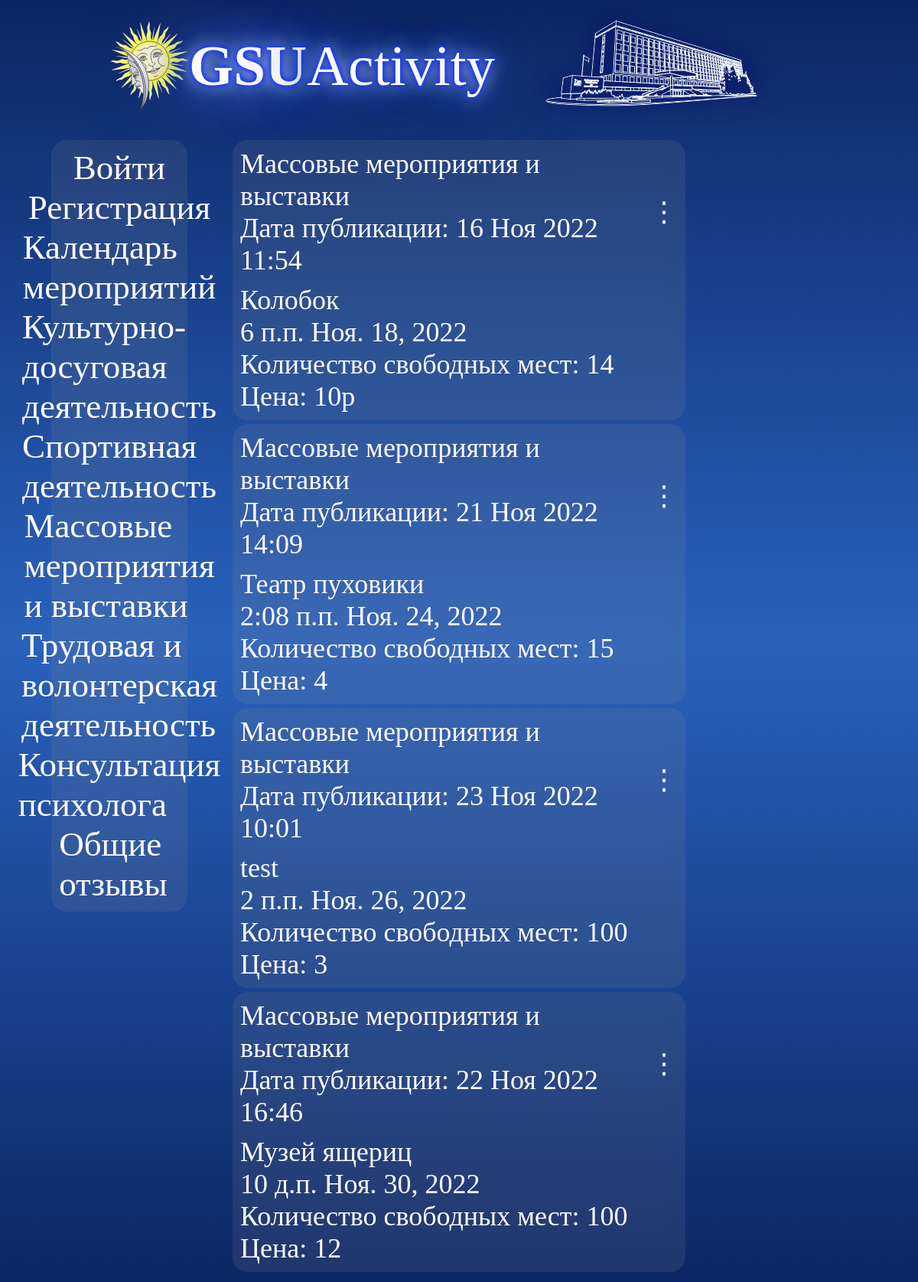
Page /mass/ on the earlier database version.
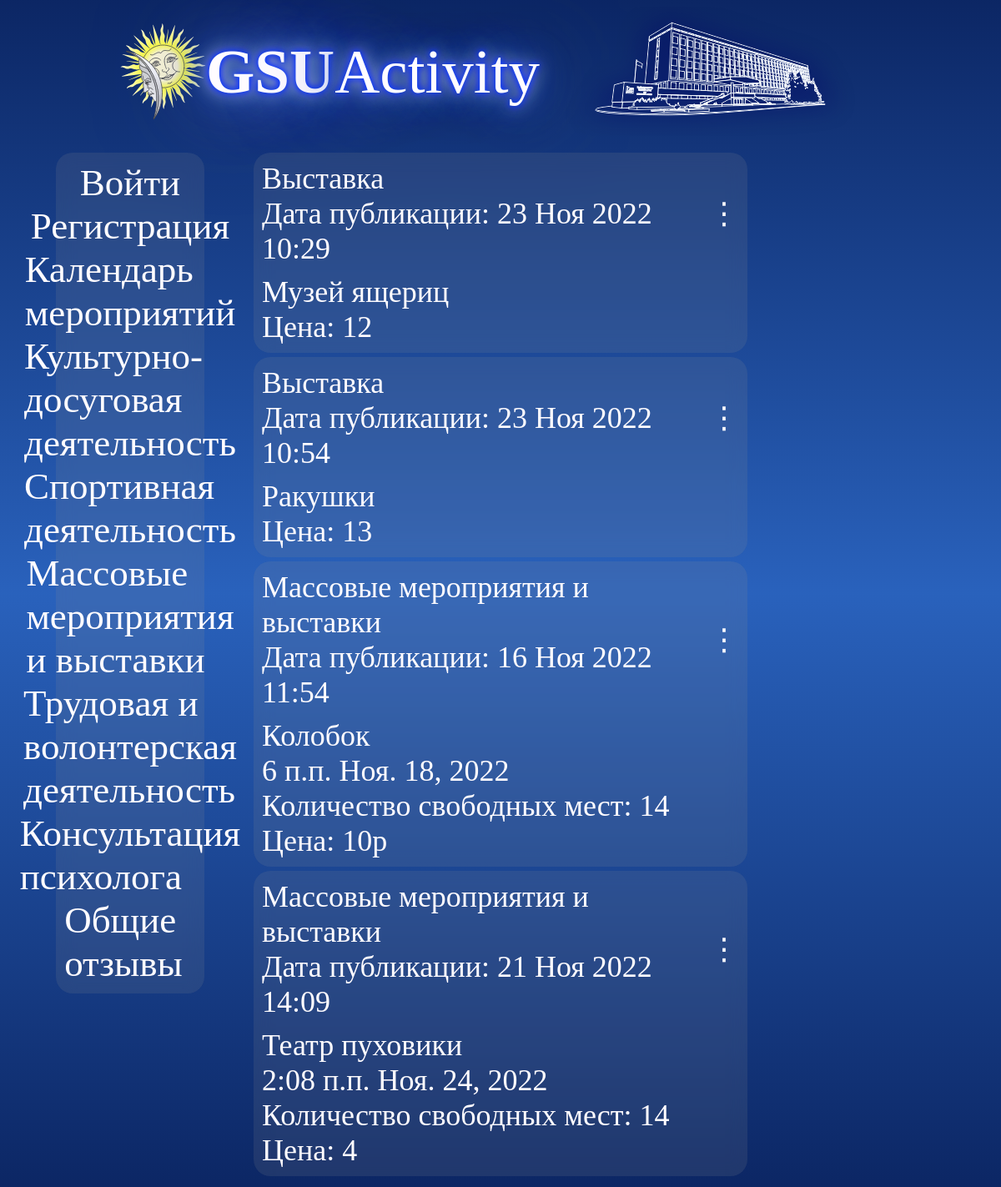
Same page on the later database version.
### news/models.py (models this page shows, shortened)
class Post(models.Model):
    tag = (
        ('cult','Культурно-досуговая деятельность'),
        ('sport','Спортивная деятельность'),
        ('mass','Массовые мероприятия и выставки'),
        ('trud','Трудовая и волонтерская деятельность'),
        )
    name = models.CharField(null=True, blank=False,max_length=100)
    content = models.TextField(null=True, blank=False)
    image = models.ImageField(upload_to='image/%Y/%m/%d/', blank=True, null=True)
    file = models.FileField(upload_to='files/%Y/%m/%d/', blank=True, null=True)
    video = models.FileField(upload_to='video/%Y/%m/%d/', blank=True, null=True)
    audio = models.FileField(upload_to='audio/%Y/%m/%d/', blank=True, null=True)
    author = models.ForeignKey(AdvUser, on_delete=models.CASCADE, null=True)
    pubdate = models.DateTimeField(auto_now_add=True, db_index=True, verbose_name='Publication date')
    eventtime = models.TimeField(db_index=True,null=True,blank=False)
    eventdate = models.DateField(db_index=True,null=True,blank=False)
    stoim = models.CharField(null = True, blank = False, max_length=10)
    mesta = models.IntegerField(null = True, blank = False,default=2,validators=[MinValueValidator(0)])
    tags = models.CharField( blank = False,choices=tag, max_length=50)
    zapisi = models.ManyToManyField(AdvUser, related_name='Записаные',blank=True)
    class Meta:
        verbose_name_plural = 'События'
        verbose_name = 'Событие'
        ordering = ['eventdate']

class Vist(models.Model):
    name = models.CharField(null=True, blank=False,max_length=100)
    content = models.TextField(null=True, blank=False)
    image = models.ImageField(upload_to='image/%Y/%m/%d/', blank=True, null=True)
    file = models.FileField(upload_to='files/%Y/%m/%d/', blank=True, null=True)
    video = models.FileField(upload_to='video/%Y/%m/%d/', blank=True, null=True)
    audio = models.FileField(upload_to='audio/%Y/%m/%d/', blank=True, null=True)
    author = models.ForeignKey(AdvUser, on_delete=models.CASCADE, null=True)
    pubdate = models.DateTimeField(auto_now_add=True, db_index=True, verbose_name='Publication date')
    stoim = models.CharField(null = True, blank = False, max_length=10)
    event = models.ManyToManyField(Event,related_name='Даты',blank=True)
    zapisi = models.ManyToManyField(AdvUser, related_name='Записи',blank=True)
    class Meta:
        verbose_name_plural = 'Выставки'
        verbose_name = 'Выставка'
        ordering = ['pubdate']

### news/views.py (the view)
# urls.py: path('mass/', mass, name='mass'),
def mass(request):
	posts = Post.objects.all()
	vists = Vist.objects.all()
	your_zapisi = Post.objects.filter(zapisi=request.user.id)
	return render(request, 'news/mass.html', {'posts': posts,'your_zapisi':your_zapisi,'vists':vists})

### news/templates/news/mass.html (shortened to what this page needs)
{% extends "layout/basic.html" %}
{% block content %}
{% if vists %}
{% for vist in vists %}
	<div class="post">
		<div class="post-author">
			<div class="post-author-a">
			    <div>
					Выставка <br>
					Дата публикации: {{ vist.pubdate|date:"d M Y H:i" }}
				</div>
			</div>
			<div class="post-author-b">
				<a href="{% url 'news:detail_v' pk=vist.pk %}" class="link">⋮</a>
			</div>
		</div>
		<div class="post-content">
			{{ vist.name}}<br>
			Цена: {{ vist.stoim }}<br>
		</div>
	</div>
{% endfor %}
{% endif %}
{% if posts %}
{% for post in posts %}
{% if post.tags == 'mass' %}
	<div class="post">
		<div class="post-author">
			<div class="post-author-a">
			    <div>
					{% if post.tags == 'mass' %}
					<a href="{% url 'news:mass' %}" class="link">{{ post.get_tags_display}}</a><br>
					{% endif %}
					Дата публикации: {{ post.pubdate|date:"d M Y H:i" }}
				</div>
			</div>
			<div class="post-author-b">
				<a href="{% url 'news:detail' pk=post.pk %}" class="link">⋮</a>
			</div>
		</div>
		<div class="post-content">
			{{ post.name}}<br> {{ post.eventtime }} {{ post.eventdate }}<br>
			Количество свободных мест: {{ post.mesta }}<br>
			Цена: {{ post.stoim }}<br>
		</div>
	</div>
{% endif %}
{% endfor %}
{% endif %}
{% endblock %}

Differences in the rows shown:
removed Post: tags "Массовые мероприятия и выставки", pubdate "23 Ноя 2022 10:01", name "test", eventtime "2 п.п.", eventdate "Ноя. 26, 2022", mesta "100", stoim "3"
removed Post: tags "Массовые мероприятия и выставки", pubdate "22 Ноя 2022 16:46", name "Музей ящериц", eventtime "10 д.п.", eventdate "Ноя. 30, 2022", mesta "100", stoim "12"
added Vist: pubdate "23 Ноя 2022 10:29", name "Музей ящериц", stoim "12"
added Vist: pubdate "23 Ноя 2022 10:54", name "Ракушки", stoim "13"
changed Post "21 Ноя 2022 14:09": mesta "15" → "14"
